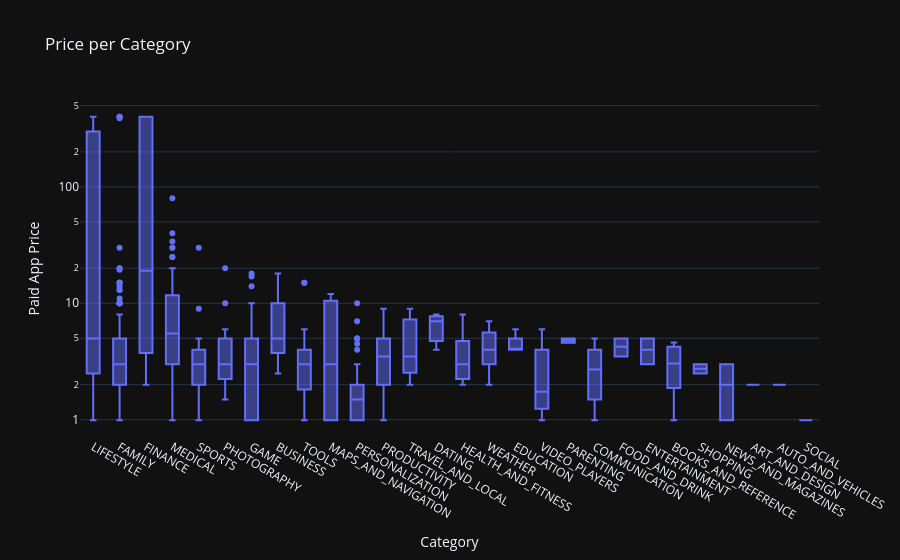

This figure's notebook cell:
### Code cell
box = px.box(df_paid_apps,
             x='Category',
             y="Price",
             title='Price per Category')

box.update_layout(xaxis_title='Category',
                  yaxis_title='Paid App Price',
                  xaxis={'categoryorder':'max descending'},
                  yaxis=dict(type='log'))

box.show()

### Figure 1 — Plotly figure (JSON) as saved in the notebook; plotly's stock layout.template omitted (floating-point values rounded to 4 significant figures; data arrays with more than 128 entries replaced by an {"elided": "..."} marker saying what was removed)
{"data": [{"alignmentgroup": "True", "hovertemplate": "Category=%{x}<br>Price=%{y}<extra></extra>", "legendgroup": "", "marker": {"color": "#636efa"}, "name": "", "notched": false, "offsetgroup": "", "orientation": "v", "showlegend": false, "x": {"elided": "604 str values"}, "x0": " ", "xaxis": "x", "y": {"elided": "604 float values"}, "y0": " ", "yaxis": "y", "type": "box"}], "layout": {"xaxis": {"anchor": "y", "domain": [0.0, 1.0], "title": {"text": "Category"}, "categoryorder": "max descending"}, "yaxis": {"anchor": "x", "domain": [0.0, 1.0], "title": {"text": "Paid App Price"}, "type": "log"}, "legend": {"tracegroupgap": 0}, "title": {"text": "Price per Category"}, "boxmode": "group"}}
